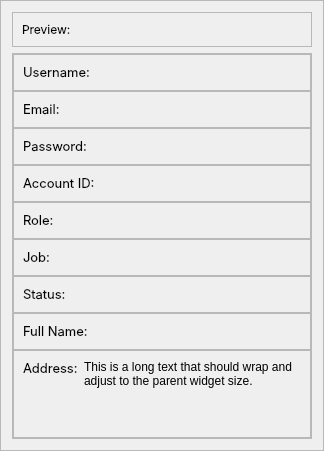
    <widget class="QFrame" name="frame_25">
     <property name="minimumSize">
      <size>
       <width>300</width>
       <height>0</height>
      </size>
     </property>
     <property name="styleSheet">
      <string notr="true">#frame_25{
background-color: #fff;
border-radius:10px;
}</string>
     </property>
     <property name="frameShape">
      <enum>QFrame::StyledPanel</enum>
     </property>
     <property name="frameShadow">
      <enum>QFrame::Raised</enum>
     </property>
     <layout class="QVBoxLayout" name="verticalLayout_5">
      <item>
       <widget class="QFrame" name="frame_26">
        <property name="sizePolicy">
         <sizepolicy hsizetype="Preferred" vsizetype="Fixed">
          <horstretch>0</horstretch>
          <verstretch>0</verstretch>
         </sizepolicy>
        </property>
        <property name="frameShape">
         <enum>QFrame::StyledPanel</enum>
        </property>
        <property name="frameShadow">
         <enum>QFrame::Raised</enum>
        </property>
        <layout class="QHBoxLayout" name="horizontalLayout_7">
         <item>
          <widget class="QLabel" name="label_6">
           <property name="font">
            <font>
             <family>Inter</family>
            </font>
           </property>
           <property name="text">
            <string>Preview:</string>
           </property>
          </widget>
         </item>
        </layout>
       </widget>
      </item>
      <item alignment="Qt::AlignTop">
       <widget class="QFrame" name="frame_27">
        <property name="minimumSize">
         <size>
          <width>300</width>
          <height>0</height>
         </size>
        </property>
        <property name="styleSheet">
         <string notr="true">
#frame_27 *{
font: 10pt &quot;Inter&quot;;
}</string>
        </property>
        <property name="frameShape">
         <enum>QFrame::StyledPanel</enum>
        </property>
        <property name="frameShadow">
         <enum>QFrame::Raised</enum>
        </property>
        <layout class="QVBoxLayout" name="verticalLayout_6">
         <property name="spacing">
          <number>0</number>
         </property>
         <property name="leftMargin">
          <number>0</number>
         </property>
         <property name="topMargin">
          <number>0</number>
         </property>
         <property name="rightMargin">
          <number>0</number>
         </property>
         <property name="bottomMargin">
          <number>0</number>
         </property>
         <item>
          <widget class="QFrame" name="frame_28">
           <property name="frameShape">
            <enum>QFrame::StyledPanel</enum>
           </property>
           <property name="frameShadow">
            <enum>QFrame::Raised</enum>
           </property>
           <layout class="QHBoxLayout" name="horizontalLayout_23">
            <item>
             <widget class="QLabel" name="username_preview_2">
              <property name="font">
               <font>
                <family>Inter</family>
                <pointsize>10</pointsize>
                <weight>50</weight>
                <italic>false</italic>
                <bold>false</bold>
               </font>
              </property>
              <property name="text">
               <string>Username:</string>
              </property>
             </widget>
            </item>
            <item>
             <widget class="QLabel" name="username_preview">
              <property name="text">
               <string/>
              </property>
             </widget>
            </item>
           </layout>
          </widget>
         </item>
         <item>
          <widget class="QFrame" name="frame_29">
           <property name="frameShape">
            <enum>QFrame::StyledPanel</enum>
           </property>
           <property name="frameShadow">
            <enum>QFrame::Raised</enum>
           </property>
           <layout class="QHBoxLayout" name="horizontalLayout_24">
            <item>
             <widget class="QLabel" name="label_15">
              <property name="font">
               <font>
                <family>Inter</family>
                <pointsize>10</pointsize>
                <weight>50</weight>
                <italic>false</italic>
                <bold>false</bold>
               </font>
              </property>
              <property name="text">
               <string>Email:</string>
              </property>
             </widget>
            </item>
            <item>
             <widget class="QLabel" name="email_preview">
              <property name="text">
               <string/>
              </property>
             </widget>
            </item>
           </layout>
          </widget>
         </item>
         <item>
          <widget class="QFrame" name="frame_30">
           <property name="frameShape">
            <enum>QFrame::StyledPanel</enum>
           </property>
           <property name="frameShadow">
            <enum>QFrame::Raised</enum>
           </property>
           <layout class="QHBoxLayout" name="horizontalLayout_25">
            <item>
             <widget class="QLabel" name="label_16">
              <property name="font">
               <font>
                <family>Inter</family>
                <pointsize>10</pointsize>
                <weight>50</weight>
                <italic>false</italic>
                <bold>false</bold>
               </font>
              </property>
              <property name="text">
               <string>Password:</string>
              </property>
             </widget>
            </item>
            <item>
             <widget class="QLabel" name="password_preview">
              <property name="text">
               <string/>
              </property>
             </widget>
            </item>
           </layout>
          </widget>
         </item>
         <item>
          <widget class="QFrame" name="frame_31">
           <property name="frameShape">
            <enum>QFrame::StyledPanel</enum>
           </property>
           <property name="frameShadow">
            <enum>QFrame::Raised</enum>
           </property>
           <layout class="QHBoxLayout" name="horizontalLayout_26">
            <item>
             <widget class="QLabel" name="label_17">
              <property name="font">
               <font>
                <family>Inter</family>
                <pointsize>10</pointsize>
                <weight>50</weight>
                <italic>false</italic>
                <bold>false</bold>
               </font>
              </property>
              <property name="text">
               <string>Account ID:</string>
              </property>
             </widget>
            </item>
            <item>
             <widget class="QLabel" name="accountID_preview">
              <property name="text">
               <string/>
              </property>
             </widget>
            </item>
           </layout>
          </widget>
         </item>
         <item>
          <widget class="QFrame" name="frame_32">
           <property name="frameShape">
            <enum>QFrame::StyledPanel</enum>
           </property>
           <property name="frameShadow">
            <enum>QFrame::Raised</enum>
           </property>
           <layout class="QHBoxLayout" name="horizontalLayout_27">
            <item>
             <widget class="QLabel" name="label_18">
              <property name="font">
               <font>
                <family>Inter</family>
                <pointsize>10</pointsize>
                <weight>50</weight>
                <italic>false</italic>
                <bold>false</bold>
               </font>
              </property>
              <property name="text">
               <string>Role:</string>
              </property>
             </widget>
            </item>
            <item>
             <widget class="QLabel" name="role_preview">
              <property name="text">
               <string/>
              </property>
             </widget>
            </item>
           </layout>
          </widget>
         </item>
         <item>
          <widget class="QFrame" name="frame_33">
           <property name="frameShape">
            <enum>QFrame::StyledPanel</enum>
           </property>
           <property name="frameShadow">
            <enum>QFrame::Raised</enum>
           </property>
           <layout class="QHBoxLayout" name="horizontalLayout_28">
            <item>
             <widget class="QLabel" name="label_19">
              <property name="font">
               <font>
                <family>Inter</family>
                <pointsize>10</pointsize>
                <weight>50</weight>
                <italic>false</italic>
                <bold>false</bold>
               </font>
              </property>
              <property name="text">
               <string>Job:</string>
              </property>
             </widget>
            </item>
            <item>
             <widget class="QLabel" name="job_preview">
              <property name="text">
               <string/>
              </property>
             </widget>
            </item>
           </layout>
          </widget>
         </item>
         <item>
          <widget class="QFrame" name="frame_34">
           <property name="frameShape">
            <enum>QFrame::StyledPanel</enum>
           </property>
           <property name="frameShadow">
            <enum>QFrame::Raised</enum>
           </property>
           <layout class="QHBoxLayout" name="horizontalLayout_29">
            <item>
             <widget class="QLabel" name="label_20">
              <property name="font">
               <font>
                <family>Inter</family>
                <pointsize>10</pointsize>
                <weight>50</weight>
                <italic>false</italic>
                <bold>false</bold>
               </font>
              </property>
              <property name="text">
               <string>Status:</string>
              </property>
             </widget>
            </item>
            <item>
             <widget class="QLabel" name="status_preview">
              <property name="text">
               <string/>
              </property>
             </widget>
            </item>
           </layout>
          </widget>
         </item>
         <item>
          <widget class="QFrame" name="frame_35">
           <property name="frameShape">
            <enum>QFrame::StyledPanel</enum>
           </property>
           <property name="frameShadow">
            <enum>QFrame::Raised</enum>
           </property>
           <layout class="QHBoxLayout" name="horizontalLayout_30">
            <item>
             <widget class="QLabel" name="label_21">
              <property name="font">
               <font>
                <family>Inter</family>
                <pointsize>10</pointsize>
                <weight>50</weight>
                <italic>false</italic>
                <bold>false</bold>
               </font>
              </property>
              <property name="text">
               <string>Full Name:</string>
              </property>
             </widget>
            </item>
            <item>
             <widget class="QLabel" name="fullName_preview">
              <property name="text">
               <string/>
              </property>
             </widget>
            </item>
           </layout>
          </widget>
         </item>
         <item>
          <widget class="QFrame" name="frame_36">
           <property name="sizePolicy">
            <sizepolicy hsizetype="Expanding" vsizetype="Preferred">
             <horstretch>0</horstretch>
             <verstretch>0</verstretch>
            </sizepolicy>
           </property>
           <property name="frameShape">
            <enum>QFrame::StyledPanel</enum>
           </property>
           <property name="frameShadow">
            <enum>QFrame::Raised</enum>
           </property>
           <layout class="QHBoxLayout" name="horizontalLayout_31">
            <item alignment="Qt::AlignTop">
             <widget class="QLabel" name="label_22">
              <property name="font">
               <font>
                <family>Inter</family>
                <pointsize>10</pointsize>
                <weight>50</weight>
                <italic>false</italic>
                <bold>false</bold>
               </font>
              </property>
              <property name="text">
               <string>Address:</string>
              </property>
             </widget>
            </item>
            <item alignment="Qt::AlignVCenter">
             <widget class="QLabel" name="address_preview">
              <property name="sizePolicy">
               <sizepolicy hsizetype="Expanding" vsizetype="Preferred">
                <horstretch>0</horstretch>
                <verstretch>0</verstretch>
               </sizepolicy>
              </property>
              <property name="text">
               <string>&lt;html&gt;&lt;head/&gt;&lt;body&gt;&lt;p&gt;This is a long text that should wrap and adjust to the parent widget size.&lt;/p&gt;&lt;p&gt;&lt;br/&gt;&lt;/p&gt;&lt;/body&gt;&lt;/html&gt;</string>
              </property>
              <property name="textFormat">
               <enum>Qt::AutoText</enum>
              </property>
              <property name="scaledContents">
               <bool>false</bool>
              </property>
              <property name="wordWrap">
               <bool>true</bool>
              </property>
             </widget>
            </item>
           </layout>
          </widget>
         </item>
        </layout>
       </widget>
      </item>
     </layout>
    </widget>
